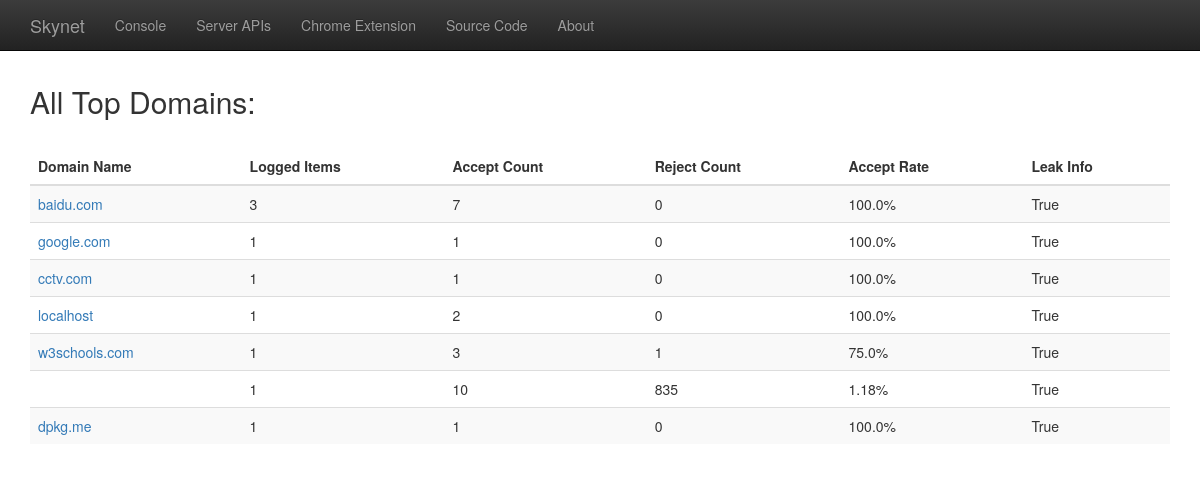
The page / on the database its author committed.
### skynet/models.py (models this page shows, shortened)
class TopDomain(models.Model):
    domain_name = models.URLField()
    is_leak = models.BooleanField(default=False)
    accept_count = models.PositiveIntegerField(default=0)
    reject_count = models.PositiveIntegerField(default=0)

### skynet/views.py (the view)
# urls.py: url(r'^$', views.view_main),
def view_main(request):
    domain_set = TopDomain.objects.all()
    for item in domain_set:
        item.accept_rate = str(round(float(item.accept_count)/(item.accept_count+item.reject_count) * 100, 2))+'%'
        try:
            sub_page_set = FullRequest.objects.filter(top_domain=item)
        except FullRequest.DoesNotExist:
            sub_page_set = []
        item.request_log = str(len(sub_page_set))
    return render(request, 'terminator_view_main.html', {'domain': domain_set})

### templates/terminator_view_main.html (shortened to what this page needs)
{% extends "terminator_base_nav.html" %}
{% block body-except-nav %}
    <h2>All Top Domains:</h2>
    <div style="padding-top: 20px">
        <table id="domain-table" class="table table-striped table-hover sortable">
        <thead>
            <tr>
                <th>Domain Name</th>
                <th>Logged Items</th>
                <th>Accept Count</th>
                <th>Reject Count</th>
                <th>Accept Rate</th>
                <th>Leak Info</th>
            </tr>
        </thead>
        <tbody>
            {% for item in domain %}
                <tr>
                    <td>
                        <a href="/q/domain/{{ item.domain_name }}">{{ item.domain_name }}</a>
                    </td>
                    <td>
                        {{ item.request_log }}
                    </td>
                    <td>
                        {{ item.accept_count }}
                    </td>
                    <td>
                        {{ item.reject_count }}
                    </td>
                    <td>
                        {{ item.accept_rate }}
                    </td>
                    <td>
                        {{ item.is_leak }}
                    </td>
                </tr>
            {% endfor %}
        </tbody>
        </table>
    </div>
{% endblock %}

### rows shown on the page
TopDomain: domain_name "baidu.com", request_log "3", accept_count "7", reject_count "0", accept_rate "100.0%", is_leak "True"
TopDomain: domain_name "google.com", request_log "1", accept_count "1", reject_count "0", accept_rate "100.0%", is_leak "True"
TopDomain: domain_name "cctv.com", request_log "1", accept_count "1", reject_count "0", accept_rate "100.0%", is_leak "True"
TopDomain: domain_name "localhost", request_log "1", accept_count "2", reject_count "0", accept_rate "100.0%", is_leak "True"
TopDomain: domain_name "w3schools.com", request_log "1", accept_count "3", reject_count "1", accept_rate "75.0%", is_leak "True"
TopDomain: request_log "1", accept_count "10", reject_count "835", accept_rate "1.18%", is_leak "True"
TopDomain: domain_name "dpkg.me", request_log "1", accept_count "1", reject_count "0", accept_rate "100.0%", is_leak "True"
